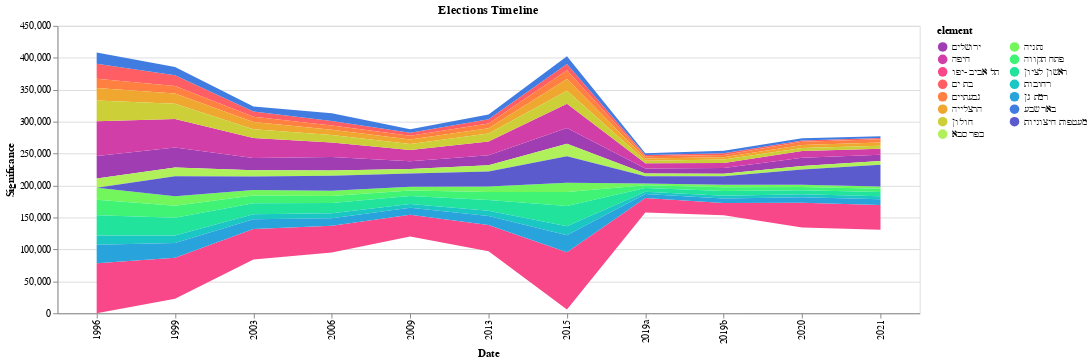

Notebook source saved alongside this figure:
### Markdown cell above
### vis 1
Frequencies of top 15 words in the dvrs

### Code cell
corpus = "elections"
dvr = (
    pd.read_csv(f"results/{corpus}/dvr.csv")
    .sort_values("global_weight", ascending=False)["element"]
    .head(15)
)
squeezed_freq = pd.read_csv(
    f"data/{corpus}/np_freq/0.csv"
)
pdf = squeezed_freq[squeezed_freq["element"].isin(dvr)].reset_index(drop=True)
pdf["element"] = pdf["element"].replace(ekv.set_index("element").to_dict()["name"])
display(
    timeline(
        pdf,
        x="document",
        y="frequency_in_document",
        subcorpus=corpus,
        stack="center",
        order=dvr.to_list(),
        name=f"vis_1_{corpus}_timeline",
    )
)

### Figure 1 — Vega-Lite specification as saved in the notebook (floating-point values rounded to 4 significant figures; data arrays with more than 128 entries replaced by an {"elided": "..."} marker saying what was removed)
{"config": {"view": {"continuousWidth": 400, "continuousHeight": 300}}, "data": {"name": "data-86df35ba173e4c3b0ae6b478c2cbe49b"}, "mark": "area", "encoding": {"color": {"field": "element", "legend": {"columns": 2, "labelLimit": 1000}, "scale": {"scheme": "rainbow"}, "sort": [5000, 4000, 99999, 3000, 8300, 8600, 6600, 7900, 6400, 6900, 7400, 9000, 8400, 6200, 6300], "type": "nominal"}, "opacity": {"condition": {"value": 1, "selection": "selector009"}, "value": 0.2}, "tooltip": [{"field": "element", "type": "nominal"}, {"field": "frequency_in_document", "type": "quantitative"}], "x": {"field": "document", "title": "Date", "type": "ordinal"}, "y": {"field": "frequency_in_document", "stack": "center", "title": "Significance", "type": "quantitative"}}, "selection": {"selector010": {"type": "interval", "bind": "scales", "encodings": ["x", "y"]}, "selector009": {"type": "multi", "fields": ["element"], "bind": "legend"}}, "title": "Elections Timeline", "width": 900, "$schema": "https://vega.github.io/schema/vega-lite/v4.17.0.json", "datasets": {"data-86df35ba173e4c3b0ae6b478c2cbe49b": {"elided": "164 records"}}}
